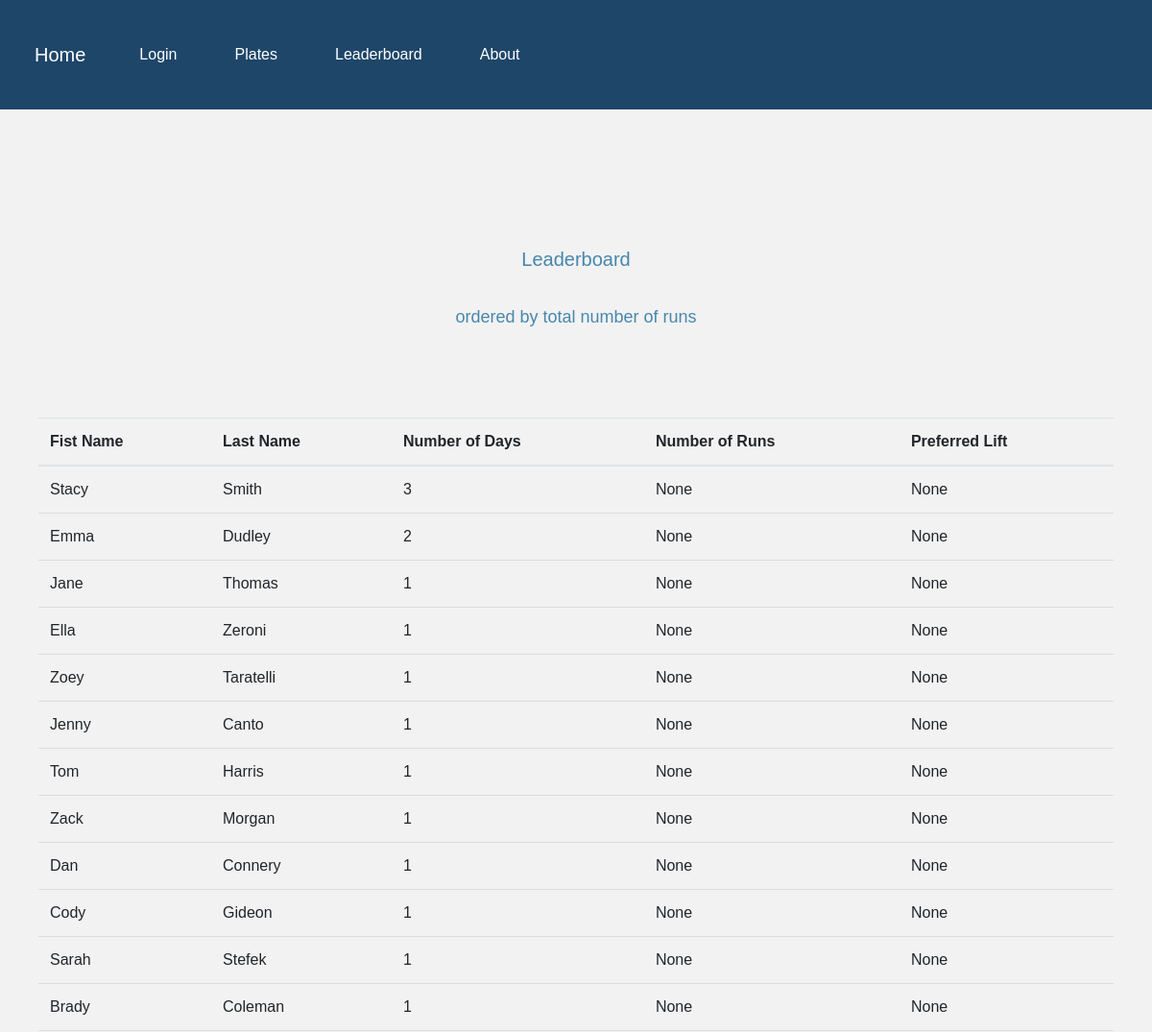
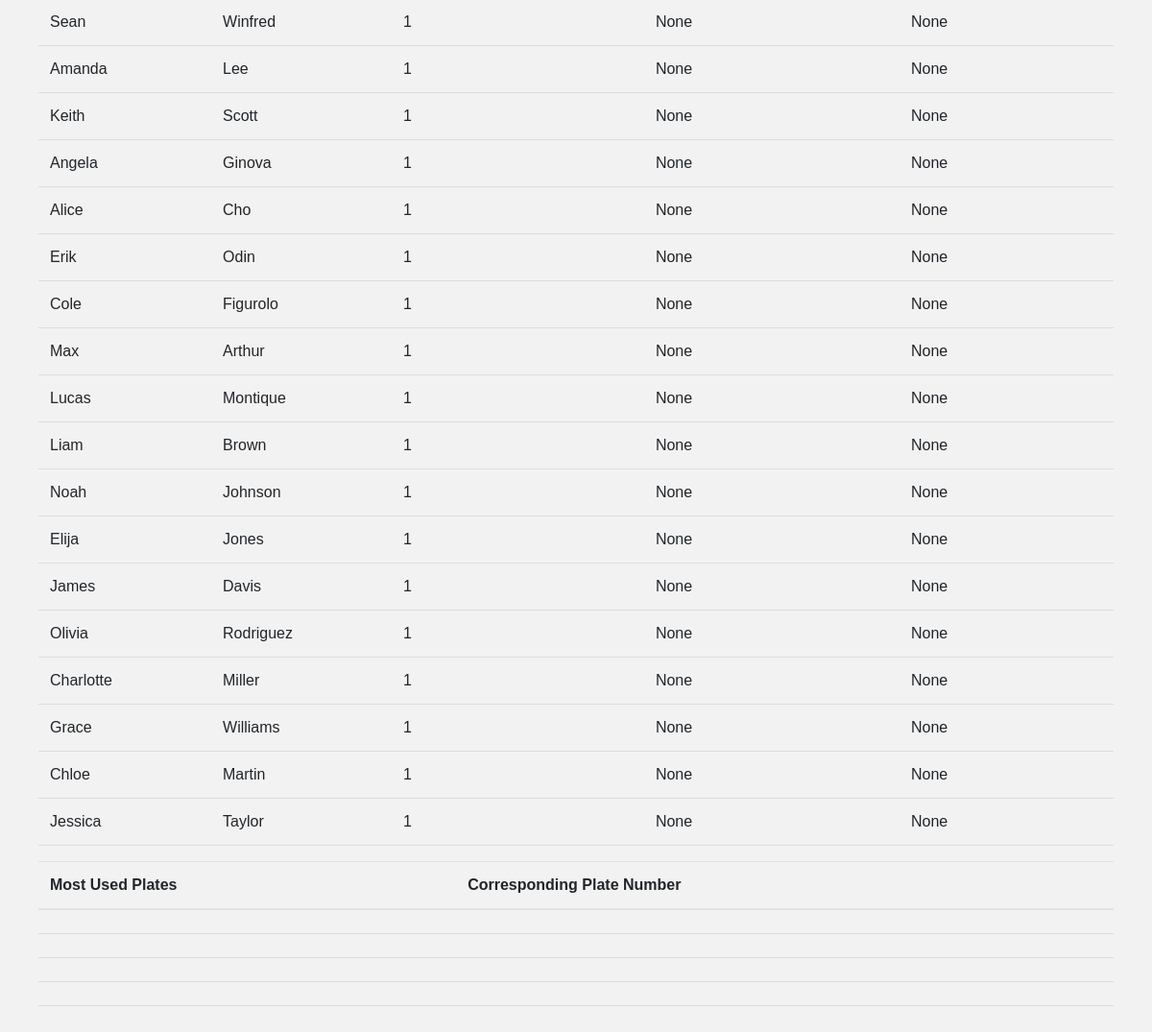
The app's page /leaderboard with its own data (2 pictures, top to bottom).
### tables this page shows
CREATE TABLE LeaderboardSorted(
  customerId INT,
  firstName TEXT,
  lastName TEXT,
  numDays INT,
  numRuns TEXT,
  prefLift TEXT
);

### app.py (the view)
@app.route("/leaderboard")
def leaderboard():
    con = sqlite3.connect('mountain_data.db', isolation_level=None)
    cur = con.cursor()
    cur.execute(f'SELECT count("date") as "count" FROM LiveData GROUP BY customerId')
    numRuns = cur.fetchall()
    prefLift = []
    for i in range (0, len(numRuns)):
        cur.execute(f'SELECT location, count(DISTINCT "time") as "count" FROM LiveData WHERE customerId = "{i+1}" GROUP BY location ORDER BY "count" DESC;')
        temp = cur.fetchone()
        prefLift.append(temp[0])
    cur.execute(f'DROP TABLE IF EXISTS Leaderboard;')
    con.commit()
    cur.execute(f'CREATE TABLE Leaderboard AS SELECT customerId, firstName, lastName, numDays FROM Customers')
    con.commit()
    cur.execute("ALTER TABLE Leaderboard ADD numRuns TEXT")
    cur.execute("ALTER TABLE Leaderboard ADD prefLift TEXT")
    con.commit()
    for i in range (0, len(numRuns)):
        cur.execute(f'UPDATE Leaderboard SET numRuns = "{numRuns[i][0]}" WHERE customerId = "{i + 1}";')
    con.commit()
    for i in range (0, len(prefLift)):
        cur.execute(f'UPDATE Leaderboard SET prefLift = "{prefLift[i]}" WHERE customerId = "{i + 1}";')
    con.commit()
    cur.execute(f'DROP TABLE IF EXISTS LeaderboardSorted;')
    con.commit()
    cur.execute(f'CREATE TABLE LeaderboardSorted AS SELECT * FROM Leaderboard ORDER BY numRuns DESC;')
    con.commit()
    cur.execute(f"SELECT * FROM LeaderboardSorted;")
    data = cur.fetchall()
    columns = ["customerId", "firstName", "lastName", "numDays", "numRuns", "prefLift"]
    formatted_data = [dict(zip(columns, row)) for row in data]
    cur.execute(f'SELECT prefLift, count(DISTINCT customerId) as "count" FROM LeaderboardSorted GROUP BY prefLift ORDER BY "count" DESC LIMIT "1";')
    freqLift = cur.fetchone()
    freqPlates = []
    cur.execute(f'SELECT plateId FROM Plates JOIN LeaderboardSorted ON LeaderboardSorted.prefLift = Plates.location  WHERE LeaderboardSorted.prefLift = "{freqLift[0]}" GROUP BY plateId;')
    tempPlates = cur.fetchall()
    for i in range(0,len(tempPlates)):
        freqPlates.append(tempPlates[i][0])
    freqPlatesNum = []
    cur.execute(f'SELECT plateNum FROM Plates JOIN LeaderboardSorted ON LeaderboardSorted.prefLift = Plates.location  WHERE LeaderboardSorted.prefLift = "{freqLift[0]}" GROUP BY plateId;')
    tempPlatesNum = cur.fetchall()
    for i in range(0,len(tempPlatesNum)):
        freqPlatesNum.append(tempPlatesNum[i][0])
    return render_template("leaderboard.html", leaderboard_info=formatted_data, freq_plates=freqPlates, freq_plates_nums=freqPlatesNum)

### templates/leaderboard.html
{% extends 'base.html' %}
{% block content %}
<div class="container">
    <p class="lead">Leaderboard</p>
    <h1>ordered by total number of runs</h1>
    <div class="container"></div>
    <table class="table">
        <thead>
          <tr>
            <th scope="col">Fist Name</th>
            <th scope="col">Last Name</th>
            <th scope="col">Number of Days</th>
            <th scope="col">Number of Runs</th>
            <th scope="col">Preferred Lift</th>
          </tr>
        </thead>
        <tbody>
            {% for row in leaderboard_info %}
            <tr>
                <td>{{ row.firstName }}</td>
                <td>{{ row.lastName }}</td>
                <td>{{ row.numDays }}</td>
                <td>{{ row.numRuns }}</td>
                <td>{{ row.prefLift }}</td>
            </tr>
            {% endfor %}
        </tbody>
      </table>
    <table class="table">
        <thead>
          <tr>
            <th scope="col">Most Used Plates</th>
            <th scope="col">Corresponding Plate Number</th>
          </tr>
        </thead>
        <tbody>
          <tr>
            <td>{{ freq_plates[0] }}</td>
            <td>{{ freq_plates_nums[0] }}</td>
          </tr>
          <tr>
          <td>{{ freq_plates[1] }}</td>
          <td>{{ freq_plates_nums[1] }}</td>
          </tr>
          <tr>
          <td>{{ freq_plates[2] }}</td>
          <td>{{ freq_plates_nums[2] }}</td>
          </tr>
          <tr>
          <td>{{ freq_plates[3] }}</td>
          <td>{{ freq_plates_nums[3] }}</td>
          </tr>
        </tbody>
      </table>
</div>
{% endblock %}

### static/style.css (style rules this page uses)
body { font-family: Arial, sans-serif; margin: 0; padding: 0; }
.container { max-width: 1200px; margin: 0 auto; padding: 20px; }
body { font-family: Arial, sans-serif; background-color: #f2f2f2; margin: 0; padding: 0; }
.container { margin-top: 50px; }
table { width: 100%; }
th, td { padding: 8px; text-align: left; border-bottom: 1px solid #ddd; }
th { background-color: #f2f2f2; }
main p { font-size: 18px; line-height: 1.6; margin-bottom: 30px; color: #4787ac; text-align: center; }
main h1 { font-size: 18px; line-height: 1.6; margin-bottom: 30px; color: #4787ac; text-align: center; }

### records on screen
LeaderboardSorted: firstName "Zoey", lastName "Taratelli", numDays "1", numRuns "None", prefLift "None"
LeaderboardSorted: firstName "Jenny", lastName "Canto", numDays "1", numRuns "None", prefLift "None"
LeaderboardSorted: firstName "Sarah", lastName "Stefek", numDays "1", numRuns "None", prefLift "None"

### other values on screen
{{ row.firstName }} "Stacy" "Emma" "Jane" "Ella" "Tom" "Zack" "Dan" "Cody" "Brady" "Sean" "Amanda" "Keith" "Angela" "Alice" "Erik" "Cole" "Max" "Lucas" "Liam" "Noah" "Elija" "James" "Olivia" "Charlotte" "Grace" "Chloe" "Jessica"
{{ row.lastName }} "Smith" "Dudley" "Thomas" "Zeroni" "Harris" "Morgan" "Connery" "Gideon" "Coleman" "Winfred" "Lee" "Scott" "Ginova" "Cho" "Odin" "Figurolo" "Arthur" "Montique" "Brown" "Johnson" "Jones" "Davis" "Rodriguez" "Miller" "Williams" "Martin" "Taylor"
{{ row.numDays }} "3" "2" "1" "1" "1" "1" "1" "1" "1" "1" "1" "1" "1" "1" "1" "1" "1" "1" "1" "1" "1" "1" "1" "1" "1" "1" "1"
{{ row.numRuns }} "None" "None" "None" "None" "None" "None" "None" "None" "None" "None" "None" "None" "None" "None" "None" "None" "None" "None" "None" "None" "None" "None" "None" "None" "None" "None" "None"
{{ row.prefLift }} "None" "None" "None" "None" "None" "None" "None" "None" "None" "None" "None" "None" "None" "None" "None" "None" "None" "None" "None" "None" "None" "None" "None" "None" "None" "None" "None"
